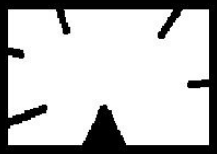
#> input picture contourFeat.png, 217 x 154 px
$ python ContourFeat.py   (Python 2 division)   (older library calls are emulated)
#> lines starting #> are read from the running program, lines starting #| are printed output that depends on the picture; after the words box and inside, x2 and y2 are one past the last pixel; in counts of white or black regions, pixels touching at a corner belong together
import numpy as np
import cv2
from matplotlib import pyplot as plt

img = cv2.imread('contourFeat.png',0)
#> img is the input picture: shape (154, 217); min 0, max 255, mean 192.1
ret,thresh = cv2.threshold(img,127,255,cv2.THRESH_BINARY)
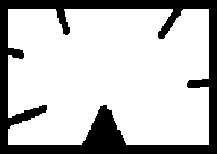
#> thresh: shape (154, 217); 75.5% white; 1 black region

t = thresh.copy()
_, contours, hierarchy = cv2.findContours(t,1,2)
#> contours = 1 contour; box (x1, y1, x2, y2) and area: (8, 9, 209, 145) 24750

epsilon = 0.1*cv2.arcLength(contours[0],True)
#> epsilon = 102.7
approx = cv2.approxPolyDP(contours[0],epsilon,True)
#> approx = [[8, 9], [8, 144], [208, 144], [208, 9]]

print len(contours)
#| 1
plt.subplot(2,2,1)
plt.title('Orignal')
plt.imshow(img,cmap='gray')

plt.subplot(2,2,2)
plt.title('Thresh')
plt.imshow(thresh,cmap='gray')
plt.show()
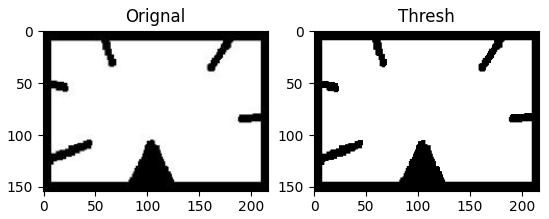
#> figure drawn by matplotlib, 2 panels


t = img.copy()
epsilon = 0.01*cv2.arcLength(contours[0],True)
#> epsilon = 10.27
approx = cv2.approxPolyDP(contours[0],epsilon,True)
#> approx = contour of 22 points, box (x1, y1, x2, y2) (8, 9, 209, 145), area 25440
cv2.drawContours(t,approx,0,(255,0,0),2)
#> t: shape (154, 217); 0.01% of pixels changed, all inside (x1, y1, x2, y2) = (7, 8, 10, 11)
cv2.imshow('Contours2',t)
cv2.waitKey(0)
